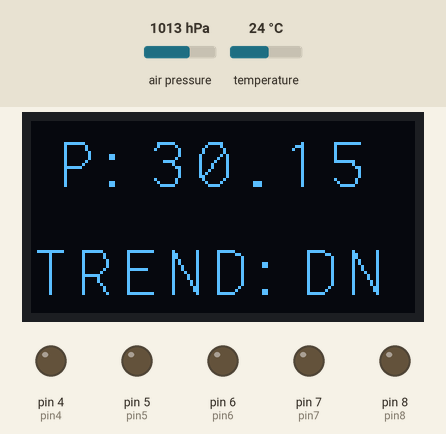
A program run on a simulated MicroPython board. On the bench: 128×64 one-colour display, output pins drawn as LEDs (lit = HIGH). Inputs (shaded band) come from the test bench; at power-on: air pressure 1013 hPa, temperature 24 °C. The clock reads 2024-03-15 10:24:30 at power-on unless the program sets it; files the program writes start out absent; library files of the repository ran but are not shown: bmp280.py, ssd1306.py; pins used as bus, display or sensor lines are not drawn; what the program prints to the serial console is not drawn.

Above: at 6.7 s.
At 11.3 s:
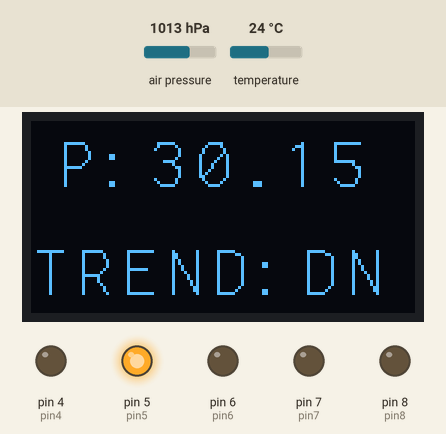
Timing chart, 0 to 12.8 s (numbered marks = the images above):
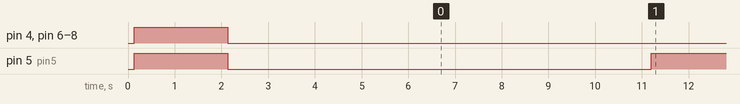

The program:

DiffBarometerR8.py
```python
# R9 incorporates ssd1306 display
"""
Definitions from internet and other references:
Rapid change: More than 0.18 in-Hg in less than three hours - Ref 1
Fast-moving system: 0.05 to 0.06 inches per hour = 0.15 to 0.18 inches per 3 hours
Slow-moving system: 0.02 to 0.03 inches per hour = 0.06 to 0.09 inches per 3 hours
Slow change: 0.003 to 0.04 in-Hg in less than three hours
Holding steady: Less than 0.003 in-Hg in less than three hours

ALS mods to account for gaps in internet definition of ranges
? there are gaps in the ranges:
? there is no category between 0.09 and 0.15 in less than three hours
? there is no category between 0.04 and 0.06 in less than three hours? als
so:
I'm going to split the gap on Slow change to 0.05 per 3 hours
I'm going to split the gap on slow and fast moving systems at 0.12 inches per 3 hours
https://weather.us/observations/pressure-change.html
https://sciencing.com/high-low-reading-barometric-pressure-5814364.html
https://sciencing.com/high-low-reading-barometric-pressure-5814364.html#:~:text=If%20barometric%20pressure%20rises%20or%20falls%20more%20than,three%20hours%20is%20considered%20to%20be%20holding%20steady.
"""

from machine import Pin,I2C
from bmp280 import *
from ucollections import deque
import time
import ssd1306


sdaPINbmp=machine.Pin(0)
sclPINbmp=machine.Pin(1)
sdaPIN1306=machine.Pin(2)
sclPIN1306=machine.Pin(3)
bmpbus = I2C(0,sda=sdaPINbmp, scl=sclPINbmp, freq=400000)
ssdbus = I2C(1,sda=sdaPIN1306, scl=sclPIN1306, freq=400000)
time.sleep(0.1)
bmp = BMP280(bmpbus)
bmp.use_case(BMP280_CASE_INDOOR)
display = ssd1306.SSD1306_I2C(128, 64, ssdbus)


""" Run these 2 lines to extract cal data from specific sensor
and then update bmp280.py with that data; did it but made no difference

calib_data = bmp.print_calibration()
print(calib_data)    """

#Initial Variables

count=0
pin2=Pin(2,Pin.OUT)
pin3=Pin(3,Pin.OUT)
pin4=Pin(4,Pin.OUT)
pin5=Pin(5,Pin.OUT)
pin6=Pin(6,Pin.OUT)
pin7=Pin(7,Pin.OUT)
pin8=Pin(8,Pin.OUT)


dwell =  2   #time between pressure readings
sample = 2   #number of samples in avg calc

avg_p_delta=0.0
pressure_array=deque([],sample)
avg_p_array=deque([],2)

pressure_avg=0
old_p_pressure=0

#Rate of Change Rules; all rates in inHg/sec*(dwell*sample) <-because dwell*sample is how long between calc diffs

rapid=(0.18/(3*60*60))*(dwell*sample) #Ref 1
upper_fast_sys= (0.18/(3*60*60))*(dwell*sample) #dwell * sample is the total time between readings in seconds
lower_fast_sys = (0.12/(3*60*60))*(dwell*sample) #here's where I split the gap to cover missing ranges
upper_slow_sys= (0.12/(3*60*60))*(dwell*sample)
lower_slow_sys = (0.05/(3*60*60))*(dwell*sample)  #here's where I split the gap to cover missing ranges
upper_slow_change= (0.05/(3*60*60))*(dwell*sample)
lower_slow_change = (0.003/(3*60*60))*(dwell*sample)
steady = (0.003/(3*60*60))*(dwell*sample)

"""
#Use snippet below to print calculated rates per sample
print(f'{rapid:1.8f}')  #f'{abs(avg_p_delta):1.5f}'
print(f'{upper_fast_sys:1.8f}')
print(f'{lower_fast_sys:1.8f}')
print(f'{upper_slow_sys:1.8f}')
print(f'{lower_slow_sys:1.8f}')
print(f'{upper_slow_change:1.8f}')
print(f'{lower_slow_change:1.8f}')
print(f'{steady:1.8f}')   """

#Logging Instructions


"""
#ALS calibration approach (sketchy).  Assumes a static offset type error
# Just run for calibration when needed and capture the calibration factor
# code snipped follows:

ref_pressure=30.02 #get from local airport METAR
pressure=bmp.pressure
p_bar=pressure/100000
p_mmHg=pressure/133.3224
p_inHg=p_mmHg/25.4
correction_factor = ref_pressure-p_inHg
print("correction_factor=",correction_factor)    """

correction_factor= 0.8218842  #hard coded from running the above and then commenting it back
#Main Loop
print("Running...") #note that program is active
print (time.localtime())
print (time.gmtime())


Pin2=pin2.value(1)
Pin3=pin3.value(1)
Pin4=pin4.value(1)
Pin5=pin5.value(1)
Pin6=pin6.value(1)
Pin7=pin7.value(1)
Pin8=pin8.value(1)
time.sleep(2)

Pin2=pin2.value(0)
Pin3=pin3.value(0)
Pin4=pin4.value(0)
Pin5=pin5.value(0)
Pin6=pin6.value(0)
Pin7=pin7.value(0)
Pin8=pin8.value(0)


while count < sample:
    #print(count,sample) debug code
    pressure=bmp.pressure
    p_bar=pressure/100000
    p_mmHg=pressure/133.3224
    p_inHg=(p_mmHg/25.4)+correction_factor
    pressure_array.append(p_inHg)
    temperature=bmp.temperature
    tempF=temperature*(9/5)+32
    time.sleep(dwell) #delay between readings


    count += 1

    avg_p_pressure = (sum(pressure_array)/sample)

    #print(f"Pressure Array: {list(pressure_array)}") #debug print
#compute "sample" readings avg of p_delta here eventually
    if count>=(sample):
        #print("Avg Pressure of Sample:",avg_p_pressure) #debug print
        avg_p_array.append((avg_p_pressure))
        #print(f"Avg Pressure Array: {list(avg_p_array)}") #debug print
        avg_p_delta=(avg_p_pressure)-(old_p_pressure)
        #print("Pressure Change between samples:",avg_p_delta,"inHg") #debug print

        #rate of change logic
        if (avg_p_delta) >=  rapid:
            change="Extreme Change!"
        if ( ((avg_p_delta) >= lower_fast_sys) and ((avg_p_delta) < upper_fast_sys)):
            change="Rapid Moving System"
        if ( ((avg_p_delta) >= lower_slow_sys) and ((avg_p_delta) < upper_slow_sys)):
            change="Slow Moving System"
        if ( ((avg_p_delta) >= lower_slow_change) and ((avg_p_delta) < upper_slow_change)):
            change="Slow Change"
        if (abs(avg_p_delta) <= steady):
            change="Steady"
        if (avg_p_delta < 0 ):
            direction="Falling"
        elif (avg_p_delta >= 0):
            direction="Rising"

        display.fill(1)
        display.clear()
        #display.show()
        time.sleep(0.5)
        # Wait 2 seconds
        #time.sleep(2)

        # Fill White Background
        #display.fill(1)
        row=6

        # Display a text in white background with default font size 4
        display.wrap("P:30.15", 10, row, 3, 1)
        display.wrap("TREND:DN", 1, row+36, 3, 1)

        # Update Display
        display.show()
        #print(f'{abs(avg_p_delta):1.5f}') #delta pressure only for fine plotting
        print("Current Pressure:", f'{(sum(pressure_array)/sample):2.5f}', "inHg,","Change =",f'{abs(avg_p_delta):1.5f}',",",change,direction)
        #file.write("hello",a)

        print (time.localtime())
        file_path = "Pressure History.txt"
        pressure_avg=f'{(sum(pressure_array)/sample):2.5f}'
        with open(file_path, 'a') as file:
            file.write(f"{pressure_avg}  ")

            file.write(f"{time.localtime()}\n")
        #with open(file_path, 'a') as file:

        #print(f'{tempF:3.1f}')
        #print("Temp:{}, Pressure: {} inHg, {} Press Chg: {} {}".format(f'{tempF:3.1f}',f'{avg_p_pressure:2.5f}', f'{avg_p_delta:2.6f}',change,direction))
        count=0
        old_p_pressure=(sum(pressure_array)/sample)

#LED Logic
        #print(change,direction)
        if change == "Steady":
            Pin2=pin2.value(0)
            Pin3=pin3.value(0)
            Pin4=pin4.value(0)
            Pin5=pin5.value(1)
            Pin6=pin6.value(0)
            Pin7=pin7.value(0)
            Pin8=pin8.value(0)

        if (  (change == ("Slow Change")) and (direction == ("Falling")) ):
            Pin2=pin2.value(0)
            Pin3=pin3.value(0)
            Pin4=pin4.value(0)
            Pin5=pin5.value(1)
            Pin6=pin6.value(1)
            Pin7=pin7.value(0)
            Pin8=pin8.value(0)

        if (change == ("Slow Change") and direction == ("Rising")):
            Pin2=pin2.value(0)
            Pin3=pin3.value(0)
            Pin4=pin4.value(1)
            Pin5=pin5.value(1)
            Pin6=pin6.value(0)
            Pin7=pin7.value(0)
            Pin8=pin8.value(0)

        if (change == ("Slow Moving System") and direction == ("Falling")):
            Pin2=pin2.value(0)
            Pin3=pin3.value(0)
            Pin4=pin4.value(0)
            Pin5=pin5.value(1)
            Pin6=pin6.value(1)
            Pin7=pin7.value(1)
            Pin8=pin8.value(0)

        if (change == ("Slow Moving System") and direction == ("Rising")):
            Pin2=pin2.value(1)
            Pin3=pin3.value(1)
            Pin4=pin4.value(1)
            Pin5=pin5.value(1)
            Pin6=pin6.value(0)
            Pin7=pin7.value(0)
            Pin8=pin8.value(0)

        if (change == ("Fast Moving System") and direction == ("Falling")):
            Pin2=pin2.value(0)
            Pin3=pin3.value(0)
            Pin4=pin4.value(0)
            Pin5=pin5.value(1)
            Pin6=pin6.value(1)
            Pin7=pin7.value(1)
            Pin8=pin8.value(1)

        if (change == ("Fast Moving System") and direction == ("Rising")):
            Pin2=pin2.value(1)
            Pin3=pin3.value(1)
            Pin4=pin4.value(1)
            Pin5=pin5.value(1)
            Pin6=pin6.value(0)
            Pin7=pin7.value(0)
            Pin8=pin8.value(0)

        if (change == ("Extreme Change!") and direction == ("Falling")):
            Pin2=pin2.value(0)
            Pin3=pin3.value(0)
            Pin4=pin4.value(0)
            Pin5=pin5.value(0)
            Pin6=pin6.value(0)
            Pin7=pin7.value(0)
            Pin8=pin8.value(1) # <-make flashing somehow

        if (change == ("Extreme Change!") and direction == ("Rising")):
            Pin2=pin2.value(1) # <-make flashing somehow
            Pin3=pin3.value(0)
            Pin4=pin4.value(0)
            Pin5=pin5.value(0)
            Pin6=pin6.value(0)
            Pin7=pin7.value(0)
            Pin8=pin8.value(0) # <-but flashing
```

Measured:
- by itself, pin 4 (pin4), pin 6 (pin6), pin 7 (pin7), pin 8 (pin8): LOW → HIGH at 0.13 s, → LOW 2.0 s later
- by itself, pin 5 (pin5): LOW → HIGH at 0.13 s, → LOW 2.0 s later, → HIGH 9.1 s later
